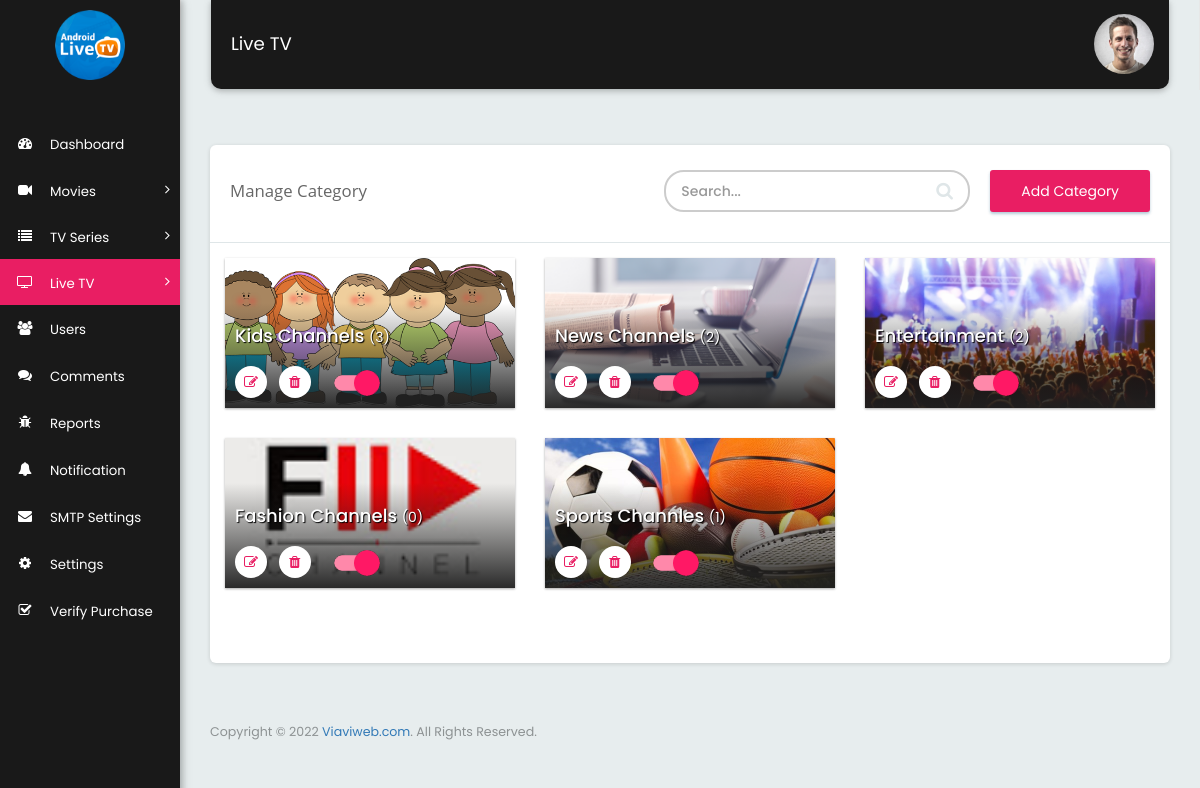
Page /manage_category.php (signed in) on the committed database.
### tables this page shows
CREATE TABLE `tbl_category` (
  `cid` int(11) NOT NULL,
  `category_name` varchar(255) NOT NULL,
  `category_image` varchar(255) NOT NULL,
  `status` int(1) NOT NULL DEFAULT 1
);

### manage_category.php (the view, shortened to what this page needs)
<?php
  $page_title="Manage Category";
  $active_page="channel";
  include("includes/header.php");
  require("includes/function.php");
  if(isset($_POST['data_search']))
  {
    $qry="SELECT * FROM tbl_category
          WHERE tbl_category.`category_name` LIKE '%".addslashes($_POST['search_value'])."%'
          ORDER BY tbl_category.category_name";
    $result=mysqli_query($mysqli,$qry);
  }
  else
  {
    $limit = 12;
    $page=0;
    if($page){
      $start = ($page - 1) * $limit;
    }else{
      $start = 0;
    }
    $qry="SELECT * FROM tbl_category ORDER BY tbl_category.`cid` DESC LIMIT $start, $limit";
    $result=mysqli_query($mysqli,$qry);
  }
  function get_total_channels($cat_id)
  {
    global $mysqli;
    $qry_wallpaper="SELECT COUNT(*) as num FROM tbl_channels WHERE cat_id='".$cat_id."'";
    $total_wallpaper = mysqli_fetch_array(mysqli_query($mysqli,$qry_wallpaper));
    $total_wallpaper = $total_wallpaper['num'];
    return $total_wallpaper;
  }
?>
<div class="row">
  <div class="col-xs-12">
    <div class="card mrg_bottom">
      <div class="page_title_block">
        <div class="col-md-5 col-xs-12">
          <div class="page_title"><?=$page_title?></div>
        </div>
        <div class="col-md-7 col-xs-12">
          <div class="search_list">
            <div class="search_block">
              <form  method="post" action="">
                <input class="form-control input-sm" placeholder="Search..." aria-controls="DataTables_Table_0" type="search" value="<?php if(isset($_POST['search_value'])){ echo $_POST['search_value']; } ?>" name="search_value" required>
                <button type="submit" name="data_search" class="btn-search"><i class="fa fa-search"></i></button>
              </form>
            </div>
            <div class="add_btn_primary"> <a href="add_category.php?add=yes">Add Category</a> </div>
          </div>
        </div>
      </div>
      <div class="clearfix"></div>
      <div class="col-md-12 mrg-top">
        <div class="row">
          <?php
          while($row=mysqli_fetch_array($result))
          {
            ?>
            <div class="col-lg-4 col-sm-6 col-xs-12">
              <div class="block_wallpaper add_wall_category">
                <div class="wall_image_title">
                  <h2><a href="manage_channels.php?category=<?=$row['cid']?>" style="text-shadow: 1px 1px 1px #000"><?php echo $row['category_name'];?> <span>(<?php echo get_total_channels($row['cid']);?>)</span></a></h2>
                  <ul>
                    <li><a href="add_category.php?cat_id=<?php echo $row['cid'];?>&redirect=<?=$redirectUrl?>" data-toggle="tooltip" data-tooltip="Edit"><i class="fa fa-edit"></i></a></li>
                    <li><a href="" data-id="<?php echo $row['cid'];?>" class="btn_delete_a" data-toggle="tooltip" data-tooltip="Delete"><i class="fa fa-trash"></i></a></li>
                    <?php if($row['status']!="0"){?>
                      <li><div class="row toggle_btn"><a href="javascript:void(0)" data-id="<?php echo $row['cid'];?>" data-action="deactive" data-column="status" data-toggle="tooltip" data-tooltip="ENABLE"><img src="assets/images/btn_enabled.png" alt="wallpaper_1" /></a></div></li>
                    <?php }else{?>
                      <li><div class="row toggle_btn"><a href="javascript:void(0)" data-id="<?=$row['cid']?>" data-action="active" data-column="status" data-toggle="tooltip" data-tooltip="DISABLE"><img src="assets/images/btn_disabled.png" alt="wallpaper_1" /></a></div></li>
                    <?php }?>
                  </ul>
                </div>
                <span><img src="images/<?php echo $row['category_image'];?>" /></span>
              </div>
            </div>
            <?php
          }
          ?>
        </div>
      </div>
      <div class="col-md-12 col-xs-12">
        <div class="pagination_item_block">
        </div>
      </div>
    </div>
  </div>
</div>
<?php include("includes/footer.php");?>

### includes/header.php (shortened to what this page needs)
<?php
  $currentFile = $_SERVER["SCRIPT_NAME"];
  $parts = Explode('/', $currentFile);
  $currentFile = $parts[count($parts) - 1];
  $requestUrl = $_SERVER["REQUEST_URI"];
  $urlparts = Explode('/', $requestUrl);
  $redirectUrl = $urlparts[count($urlparts) - 1];
?>
<!DOCTYPE html>
<html>
<head>
<link rel="stylesheet" type="text/css" href="assets/css/vendor.css">
<link rel="stylesheet" type="text/css" href="assets/css/flat-admin.css">
<link rel="stylesheet" type="text/css" href="assets/css/theme/blue-sky.css">
<link rel="stylesheet" type="text/css" href="assets/css/theme/blue.css">
<link rel="stylesheet" type="text/css" href="assets/css/theme/red.css">
<link rel="stylesheet" type="text/css" href="assets/css/theme/yellow.css">
<link rel="stylesheet" type="text/css" href="assets/sweetalert/sweetalert.css">
</head>
<body>
<div class="app app-default">
  <aside class="app-sidebar" id="sidebar">
    <div class="sidebar-header"> <a class="sidebar-brand" href="home.php"><img src="images/<?php echo APP_LOGO;?>" alt="app logo" /></a>
    </div>
    <div class="sidebar-menu">
      <ul class="sidebar-nav">
        <li <?php if(isset($active_page) && $active_page=="dashboard"){?>class="active"<?php }?>> <a href="home.php">
          <div class="icon"> <i class="fa fa-dashboard" aria-hidden="true"></i> </div>
          <div class="title">Dashboard</div>
          </a>
        </li>
        <li class="dropdown-li movies <?php if(isset($active_page) && $active_page=="movies"){ echo 'active'; }?>">
          <a href="javascript:void(0)" class="dropdown-a">
            <div class="icon"> <i class="fa fa-video-camera" aria-hidden="true"></i> </div>
            <div class="title">Movies</div>
            <i class="fa fa-angle-right pull-right" style="padding-top: 7px;color: #fff;"></i>
          </a>
        </li>
        <li class="dropdown-li series <?php if(isset($active_page) && $active_page=="series"){ echo 'active'; }?>">
          <a href="javascript:void(0)" class="dropdown-a">
            <div class="icon"> <i class="fa fa-list" aria-hidden="true"></i> </div>
            <div class="title">TV Series</div>
            <i class="fa fa-angle-right pull-right" style="padding-top: 7px;color: #fff;"></i>
          </a>
        </li>
        <li class="dropdown-li channel <?php if(isset($active_page) && $active_page=="channel"){ echo 'active'; }?>">
          <a href="javascript:void(0)" class="dropdown-a">
            <div class="icon"> <i class="fa fa-tv" aria-hidden="true"></i> </div>
            <div class="title">Live TV</div>
            <i class="fa fa-angle-right pull-right" style="padding-top: 7px;color: #fff;"></i>
          </a>
        </li>
        <li <?php if($currentFile=="manage_users.php" or $currentFile=="add_user.php"){?>class="active"<?php }?>> <a href="manage_users.php">
          <div class="icon"> <i class="fa fa-users" aria-hidden="true"></i> </div>
          <div class="title">Users</div>
          </a>
        </li>
        <li <?php if($currentFile=="manage_comments.php"){?>class="active"<?php }?>> <a href="manage_comments.php">
          <div class="icon"> <i class="fa fa-comments" aria-hidden="true"></i> </div>
          <div class="title">Comments</div>
          </a>
        </li>
        <li <?php if($currentFile=="manage_reports.php" OR (isset($active_page) AND $active_page=='report')){?>class="active"<?php }?>> <a href="manage_reports.php">
          <div class="icon"> <i class="fa fa-bug" aria-hidden="true"></i> </div>
          <div class="title">Reports</div>
          </a>
        </li>
        <li <?php if($currentFile=="send_notification.php"){?>class="active"<?php }?>> <a href="send_notification.php">
          <div class="icon"> <i class="fa fa-bell" aria-hidden="true"></i> </div>
          <div class="title">Notification</div>
          </a>
        </li>
        <li <?php if($currentFile=="smtp_settings.php"){?>class="active"<?php }?>> <a href="smtp_settings.php">
          <div class="icon"> <i class="fa fa-envelope" aria-hidden="true"></i> </div>
          <div class="title">SMTP Settings</div>
          </a>
        </li>
        <li <?php if($currentFile=="settings.php"){?>class="active"<?php }?>> <a href="settings.php">
          <div class="icon"> <i class="fa fa-cog" aria-hidden="true"></i> </div>
          <div class="title">Settings</div>
          </a>
        </li>
        <li <?php if($currentFile=="verification.php"){?>class="active"<?php }?>> <a href="verification.php">
          <div class="icon"> <i class="fa fa-check-square-o" aria-hidden="true"></i> </div>
          <div class="title">Verify Purchase</div>
          </a>
        </li>
      </ul>
    </div>
  </aside>
  <div class="app-container">
    <nav class="navbar navbar-default" id="navbar">
      <div class="container-fluid">
        <div class="navbar-collapse collapse in">
          <ul class="nav navbar-nav navbar-left">
            <li class="navbar-title"><?=APP_NAME?></li>
          </ul>
          <ul class="nav navbar-nav navbar-right">
            <li class="dropdown profile"> <a href="profile.php" class="dropdown-toggle" data-toggle="dropdown"> <?php if(PROFILE_IMG){?>
                  <img class="profile-img" src="images/<?php echo PROFILE_IMG;?>">
                <?php }else{?>
                  <img class="profile-img" src="assets/images/profile.png">
                <?php }?>
              </a>
            </li>
          </ul>
        </div>
      </div>
    </nav>

### includes/footer.php (shortened to what this page needs)
<footer class="app-footer">
      <div class="row">
        <div class="col-xs-12">
          <div class="footer-copyright">Copyright © <?php echo date('Y');?> <a href="http://www.viaviweb.com" target="_blank">Viaviweb.com</a>. All Rights Reserved.</div>
        </div>
      </div>
    </footer>
  </div>
</div>
<link rel="stylesheet" href="//code.jquery.com/ui/1.12.1/themes/base/jquery-ui.css">
</body>
</body>
</html>

### includes/header.php (style rules this page uses)
.form-control { border-width: 2px !important; border-color: #ccc !important; }
.dropdown-li { margin-bottom: 0px !important; }

### rows in the picture
tbl_category: category_name "Kids Channels", cid "3", status 1 (drawn), category_image (picture)
tbl_category: category_name "News Channels", cid "2", status 1 (drawn), category_image (picture)
tbl_category: category_name "Entertainment", cid "2", status 1 (drawn), category_image (picture)
tbl_category: category_name "Fashion Channels", cid "0", status 1 (drawn), category_image (picture)
tbl_category: category_name "Sports Channles", cid "1", status 1 (drawn), category_image (picture)

### other values in the picture
APP_NAME "Live TV"
$page_title "Manage Category"
